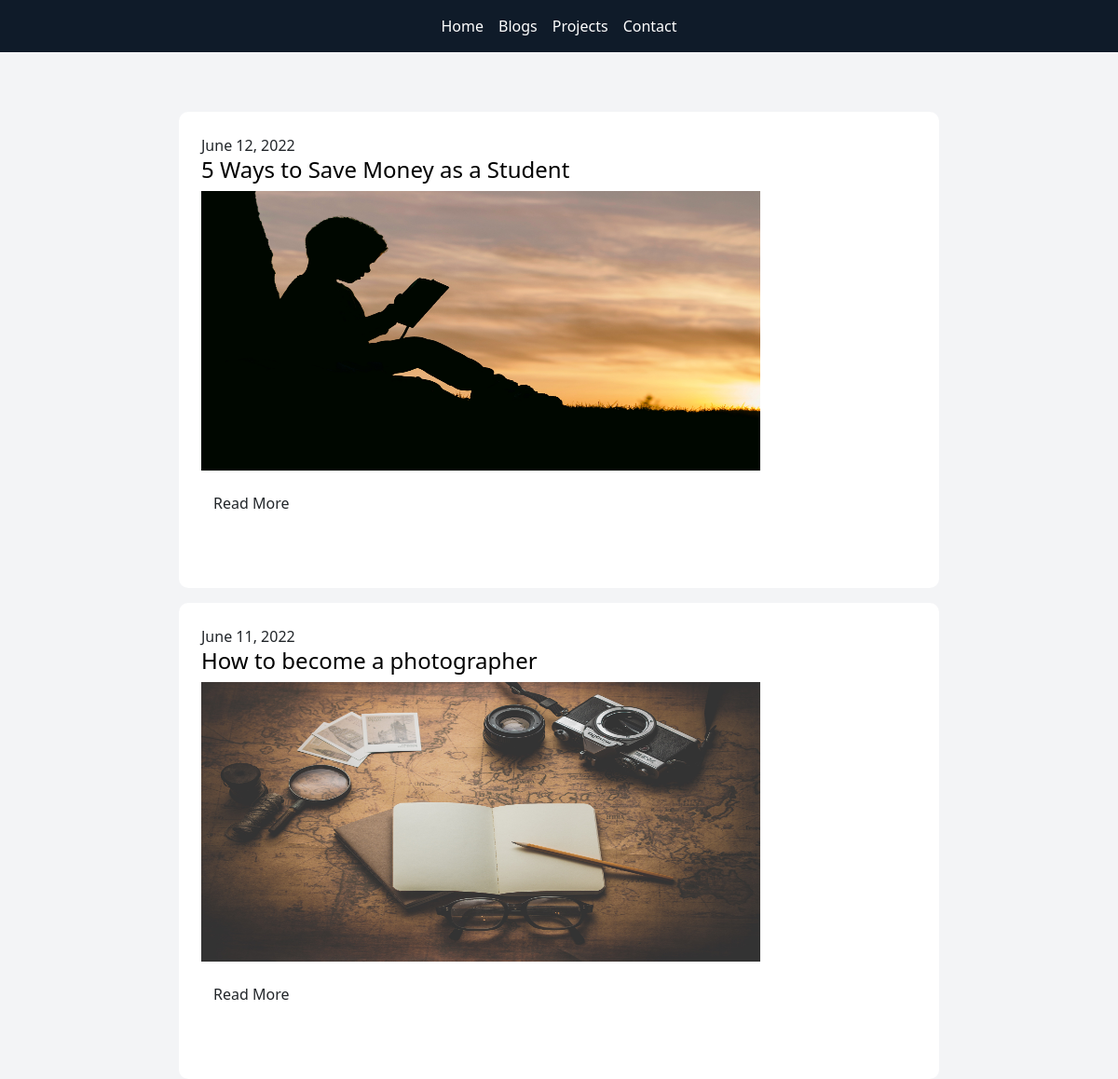
The app's page /blogs/ with its own data.
### Core/models.py (models this page shows, shortened)
class Blog(models.Model):
    id = models.BigAutoField(primary_key=True)
    title = models.CharField(max_length=50)
    desc = models.TextField(max_length=4000)
    author =models.CharField(max_length=50)
    slug =models.CharField(max_length=50,default="")
    release_date = models.DateField()
    tumbnail = models.ImageField(upload_to='images/',default="logo.png")

### Core/views.py (the view)
# urls.py: path("blogs/",views.blogs,name="blogs"),
def blogs(request):
    allblogs = Blog.objects.all().order_by('-release_date')
    allblogDic = {"blogs": allblogs}
    return render(request, "blogs.html", allblogDic)

### templates/blogs.html (shortened to what this page needs)
{% load static %}
<!doctype html>
<html lang="en">
  <head>
    <link href="https://cdn.jsdelivr.net/npm/bootstrap@5.2.0-beta1/dist/css/bootstrap.min.css" rel="stylesheet">
  </head>
  <body style="background-color: #F3F4F6;">
    <nav style="background-color: #0F1B29"  class="navbar   navbar-expand-lg ">
      <div class="container-fluid ">
        <div class="collapse navbar-collapse " id="navbarSupportedContent">
          <ul class="navbar-nav me-auto mb-2 text-white mb-lg-0 mx-auto">
            <li class="nav-item ">
              <a class="nav-link active text-white" aria-current="page" href="/">Home</a>
            </li>
            <li class="nav-item ">
              <a class="nav-link active text-white" aria-current="page" href="/blogs">Blogs</a>
            </li>
            <li class="nav-item ">
              <a class="nav-link active text-white" aria-current="page" href="/allprojects">Projects</a>
            </li>
            <li class="nav-item ">
              <a class="nav-link active text-white" aria-current="page" href="/contact">Contact</a>
            </li>
          </ul>
        </div>
      </div>
    </nav>
      <div class="contaiener-fluid  mt-5">
        {%for blog in blogs%}
       <div class="row">
        <div style="border-radius: 10px;" class="col-md-8 mx-auto p-4 bg-white mt-3"  >
           <span>{{blog.release_date}}</span>
           <a  style="text-decoration: none;color: black; " href="/blogpost/{{blog.slug}}"> <h4 class="blogTitle">{{blog.title}}</h4></a>
          <a href="/blogpost/{{blog.slug}}"><img width="600px" height="300px" src="/media/{{blog.tumbnail}}" alt="" srcset=""></a>
          <br/>
           <a href="/blogpost/{{blog.slug}}"><button class="btn btb-outline-dark  mt-3 mb-5">Read More </button></a>
        </div>
       </div>
       {%endfor%}
      </div>
  </body>
</html>

### records on screen
Blog: release_date "June 12, 2022", title "5 Ways to Save Money as a Student", tumbnail (picture)
Blog: release_date "June 11, 2022", title "How to become a photographer", tumbnail (picture)
